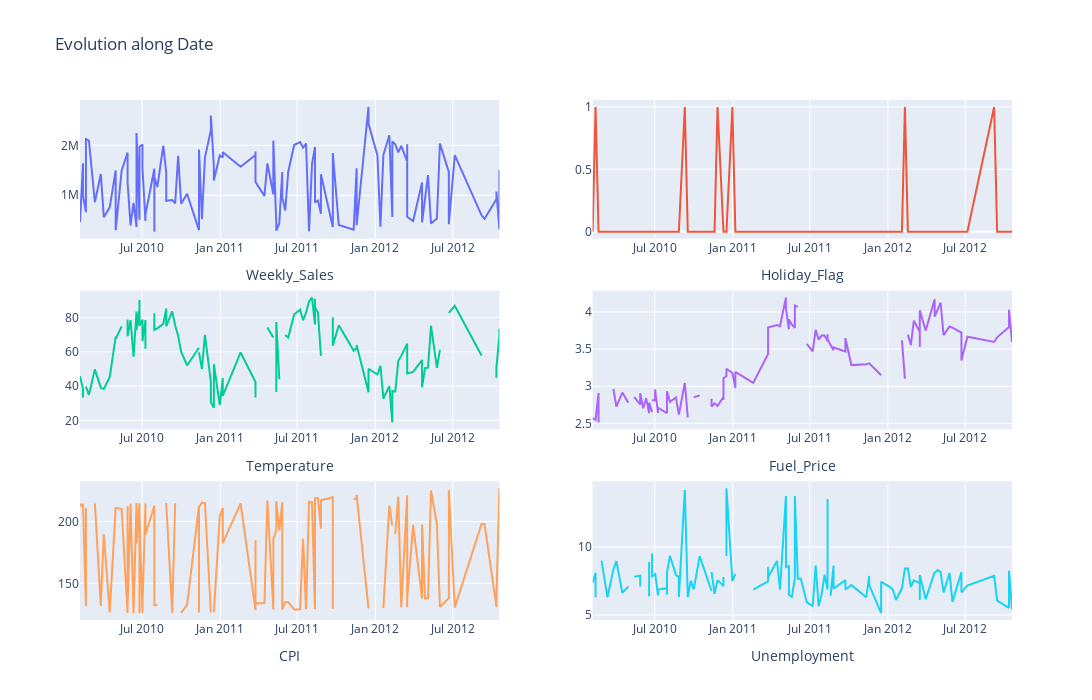

Notebook code for this chart:
### Code cell
import plotly.graph_objects as go
from plotly.subplots import make_subplots

x_axis = "Date"

wsales_df_for_viz = wsales_df.sort_values(by=[x_axis])

cols = ["Weekly_Sales", "Holiday_Flag", "Temperature", "Fuel_Price", "CPI", "Unemployment"]
fig = make_subplots(rows=3, cols=2)

positions = [(r, c) for r in range(1, 4) for c in range(1, 3)]

for i, col in enumerate(cols):
    row, col_pos = positions[i]

    fig.add_trace(go.Scatter(
        x=wsales_df_for_viz[x_axis], y=wsales_df_for_viz[col],
        mode="lines",
        name="Percentage hindered rentals",
        line={"width": 2}
    ),
    row=row,
    col=col_pos
    )
    axis_num = i + 1
    fig.update_layout({f"xaxis{axis_num}": dict(title=col)})

fig.update_layout(
    height=700,
    width=1200,
    title_text=f"Evolution along {x_axis}",
    showlegend=False
)

fig.show()

# The gaps are caused by NaNs. I will be looking after those in the pre-processing phase
